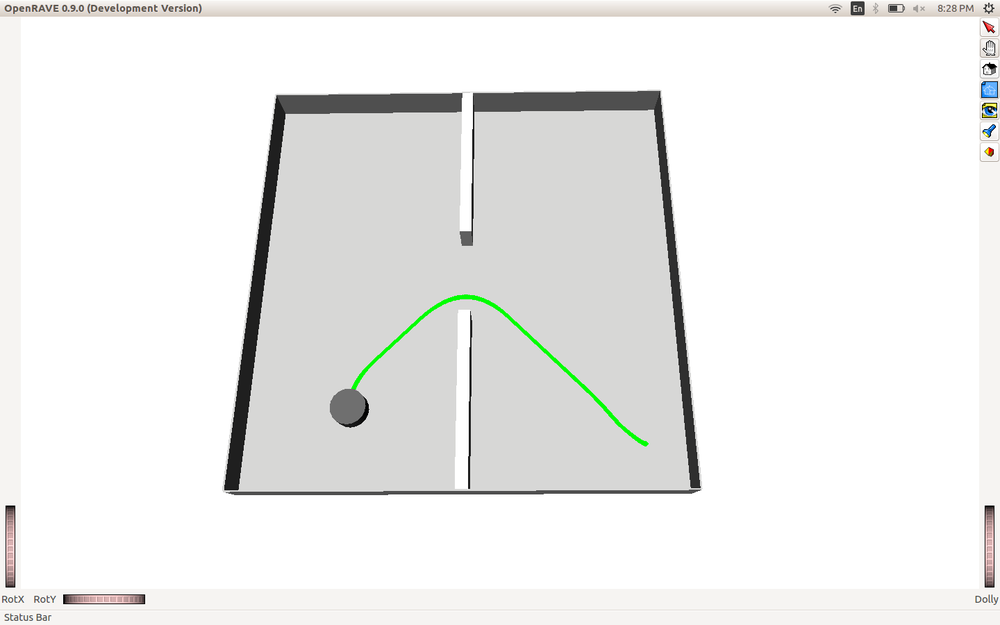
#> input picture data/dp0.png, 1000 x 625 px, shrunk from 1440 x 900 before the run
$ python resultdisplay.py data/dp0.png data/dp1.png data/dp1.png
#> lines starting #> are read from the running program, lines starting #| are printed output that depends on the picture
import pdb
import Image
from sys import argv

imgpath = argv[1]
lblpath = argv[2]
mergepath = argv[3]

background = Image.open(imgpath).convert("RGBA")
foreground = Image.open(lblpath).convert("RGBA")
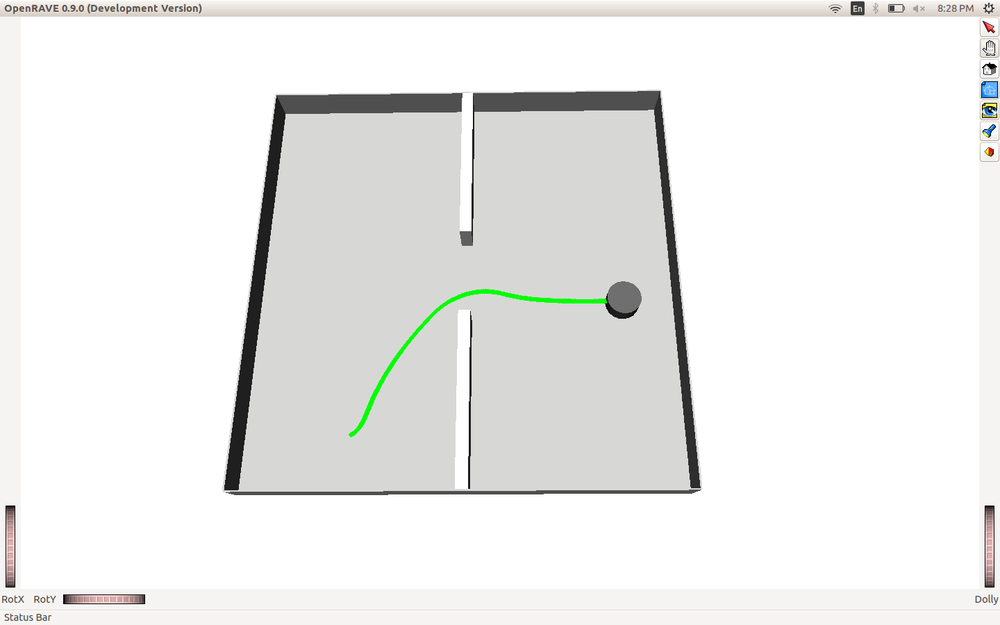
#> input picture data/dp1.png, 1000 x 625 px, shrunk from 1440 x 900 before the run

for width in xrange(foreground.size[0]):
	for length in xrange(foreground.size[1]):
		pixel = foreground.getpixel((width, length))
		if pixel[0] == pixel[1] == pixel[2]:
			foreground.putpixel((width, length), (255, 255, 255, 100))
		else:
			foreground.putpixel((width, length), (0, 255, 0, 100))
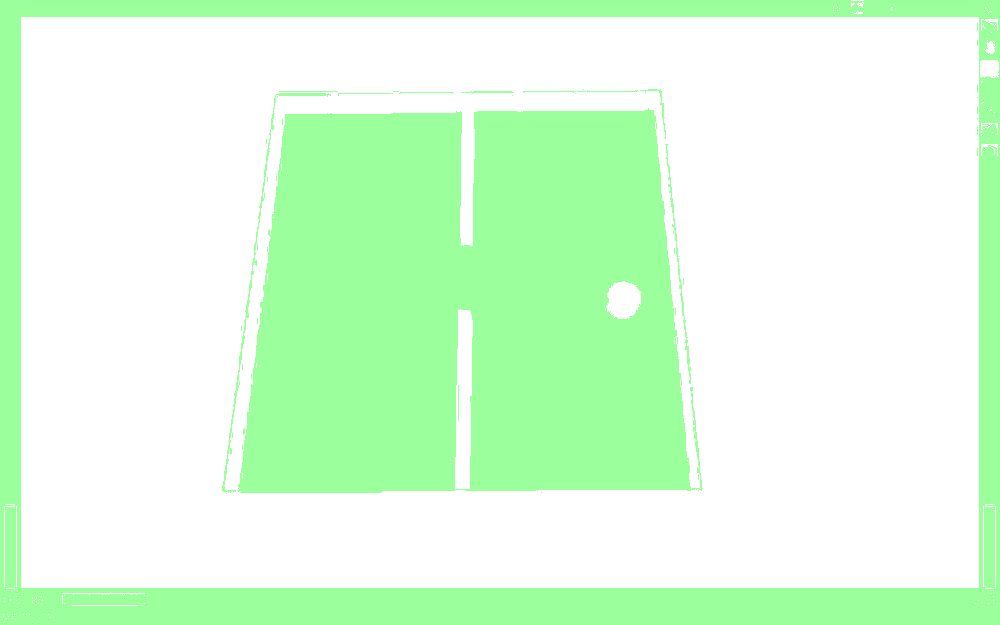
#> foreground: PIL image 1000x625 RGBA; mean R, G, B, A 161.5, 255, 161.5, 100; transparent parts drawn white

background.paste(foreground, (0, 0), foreground)
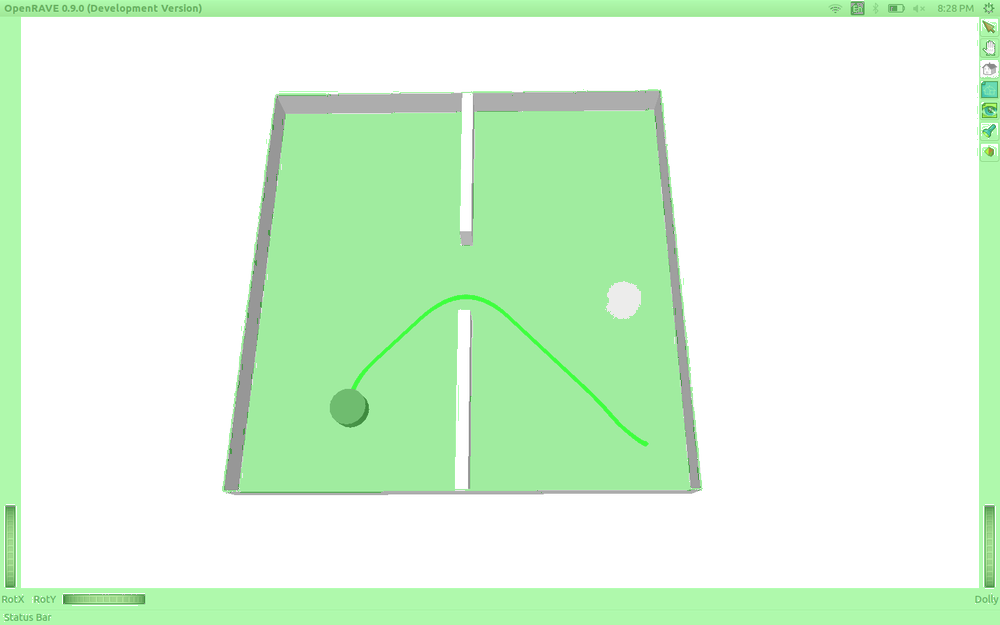
#> background: PIL image 1000x625 RGBA; mean R, G, B, A 207.2, 243.9, 206.4, 194; transparent parts drawn white
background.save(mergepath, background.format)
